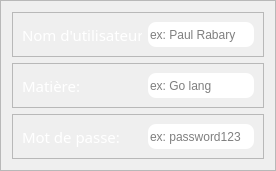
                          <widget class="QFrame" name="frame_39">
                           <property name="maximumSize">
                            <size>
                             <width>500</width>
                             <height>16777215</height>
                            </size>
                           </property>
                           <property name="frameShape">
                            <enum>QFrame::StyledPanel</enum>
                           </property>
                           <property name="frameShadow">
                            <enum>QFrame::Raised</enum>
                           </property>
                           <layout class="QVBoxLayout" name="verticalLayout_5">
                            <item>
                             <widget class="QFrame" name="frame_40">
                              <property name="frameShape">
                               <enum>QFrame::StyledPanel</enum>
                              </property>
                              <property name="frameShadow">
                               <enum>QFrame::Raised</enum>
                              </property>
                              <layout class="QHBoxLayout" name="horizontalLayout_38">
                               <item>
                                <widget class="QLabel" name="label_22">
                                 <property name="minimumSize">
                                  <size>
                                   <width>120</width>
                                   <height>0</height>
                                  </size>
                                 </property>
                                 <property name="maximumSize">
                                  <size>
                                   <width>120</width>
                                   <height>16777215</height>
                                  </size>
                                 </property>
                                 <property name="font">
                                  <font>
                                   <family>Quicksand Light</family>
                                   <pointsize>11</pointsize>
                                  </font>
                                 </property>
                                 <property name="styleSheet">
                                  <string notr="true">QFrame{
border-radius:10px;
color: #FFF;
}</string>
                                 </property>
                                 <property name="text">
                                  <string>Nom d'utilisateur:</string>
                                 </property>
                                </widget>
                               </item>
                               <item>
                                <widget class="QLineEdit" name="enseignant_name_modif_in_db_stock">
                                 <property name="minimumSize">
                                  <size>
                                   <width>0</width>
                                   <height>25</height>
                                  </size>
                                 </property>
                                 <property name="maximumSize">
                                  <size>
                                   <width>16777215</width>
                                   <height>25</height>
                                  </size>
                                 </property>
                                 <property name="styleSheet">
                                  <string notr="true">*{
color: #000;
background:#FFF;
border-radius:8px;
}</string>
                                 </property>
                                 <property name="placeholderText">
                                  <string>ex: Paul Rabary</string>
                                 </property>
                                </widget>
                               </item>
                              </layout>
                             </widget>
                            </item>
                            <item>
                             <widget class="QFrame" name="frame_41">
                              <property name="frameShape">
                               <enum>QFrame::StyledPanel</enum>
                              </property>
                              <property name="frameShadow">
                               <enum>QFrame::Raised</enum>
                              </property>
                              <layout class="QHBoxLayout" name="horizontalLayout_39">
                               <item>
                                <widget class="QLabel" name="label_23">
                                 <property name="minimumSize">
                                  <size>
                                   <width>120</width>
                                   <height>0</height>
                                  </size>
                                 </property>
                                 <property name="maximumSize">
                                  <size>
                                   <width>120</width>
                                   <height>16777215</height>
                                  </size>
                                 </property>
                                 <property name="font">
                                  <font>
                                   <family>Quicksand Light</family>
                                   <pointsize>11</pointsize>
                                  </font>
                                 </property>
                                 <property name="styleSheet">
                                  <string notr="true">QFrame{
border-radius:10px;
color: #FFF;
}</string>
                                 </property>
                                 <property name="text">
                                  <string>Matière:</string>
                                 </property>
                                </widget>
                               </item>
                               <item>
                                <widget class="QLineEdit" name="enseignant_email_modif_in_db_stock">
                                 <property name="minimumSize">
                                  <size>
                                   <width>0</width>
                                   <height>25</height>
                                  </size>
                                 </property>
                                 <property name="maximumSize">
                                  <size>
                                   <width>16777215</width>
                                   <height>25</height>
                                  </size>
                                 </property>
                                 <property name="styleSheet">
                                  <string notr="true">*{
color: #000;
background:#FFF;
border-radius:8px;
}</string>
                                 </property>
                                 <property name="placeholderText">
                                  <string>ex: Go lang</string>
                                 </property>
                                </widget>
                               </item>
                              </layout>
                             </widget>
                            </item>
                            <item>
                             <widget class="QFrame" name="frame_65">
                              <property name="minimumSize">
                               <size>
                                <width>0</width>
                                <height>30</height>
                               </size>
                              </property>
                              <property name="frameShape">
                               <enum>QFrame::StyledPanel</enum>
                              </property>
                              <property name="frameShadow">
                               <enum>QFrame::Raised</enum>
                              </property>
                              <layout class="QHBoxLayout" name="horizontalLayout_40">
                               <item>
                                <widget class="QLabel" name="label_26">
                                 <property name="minimumSize">
                                  <size>
                                   <width>120</width>
                                   <height>25</height>
                                  </size>
                                 </property>
                                 <property name="maximumSize">
                                  <size>
                                   <width>120</width>
                                   <height>16777215</height>
                                  </size>
                                 </property>
                                 <property name="font">
                                  <font>
                                   <family>Quicksand Light</family>
                                   <pointsize>11</pointsize>
                                  </font>
                                 </property>
                                 <property name="styleSheet">
                                  <string notr="true">QFrame{
border-radius:10px;
color: #FFF;
}</string>
                                 </property>
                                 <property name="text">
                                  <string>Mot de passe:</string>
                                 </property>
                                </widget>
                               </item>
                               <item>
                                <widget class="QLineEdit" name="enseignant_password_modif_in_db_stock">
                                 <property name="minimumSize">
                                  <size>
                                   <width>0</width>
                                   <height>25</height>
                                  </size>
                                 </property>
                                 <property name="maximumSize">
                                  <size>
                                   <width>16777215</width>
                                   <height>25</height>
                                  </size>
                                 </property>
                                 <property name="styleSheet">
                                  <string notr="true">*{
color: #000;
background:#FFF;
border-radius:8px;
}</string>
                                 </property>
                                 <property name="placeholderText">
                                  <string>ex: password123</string>
                                 </property>
                                </widget>
                               </item>
                              </layout>
                             </widget>
                            </item>
                           </layout>
                          </widget>
